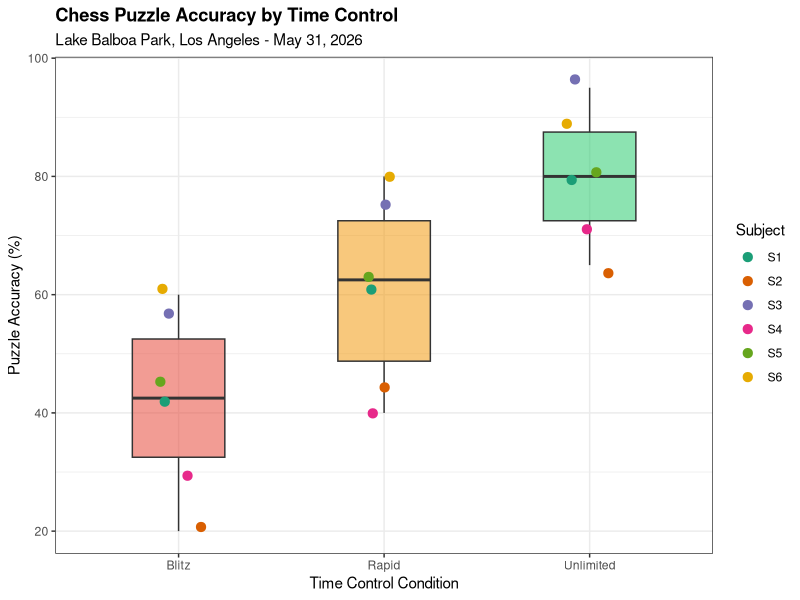
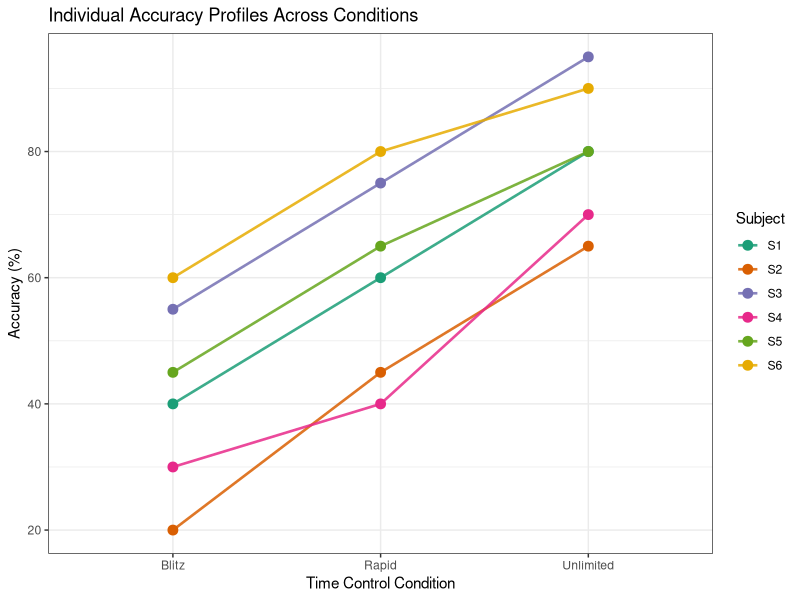
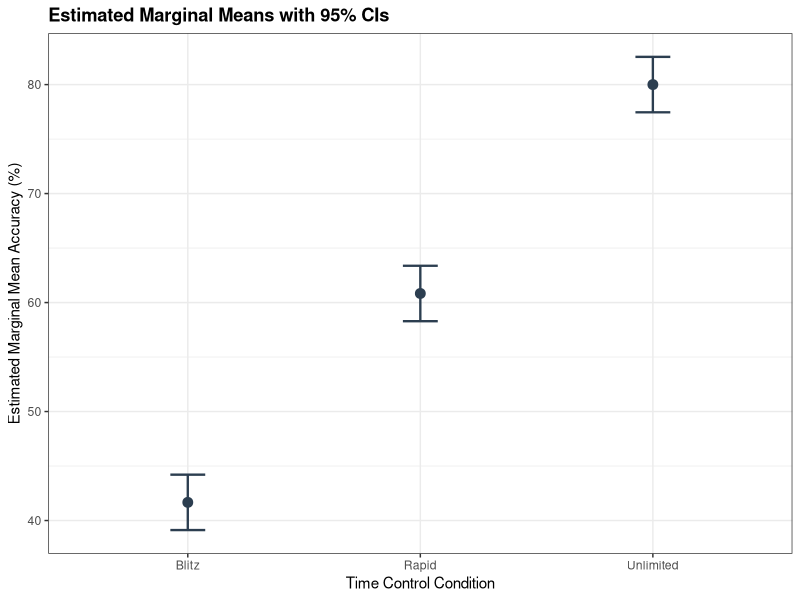
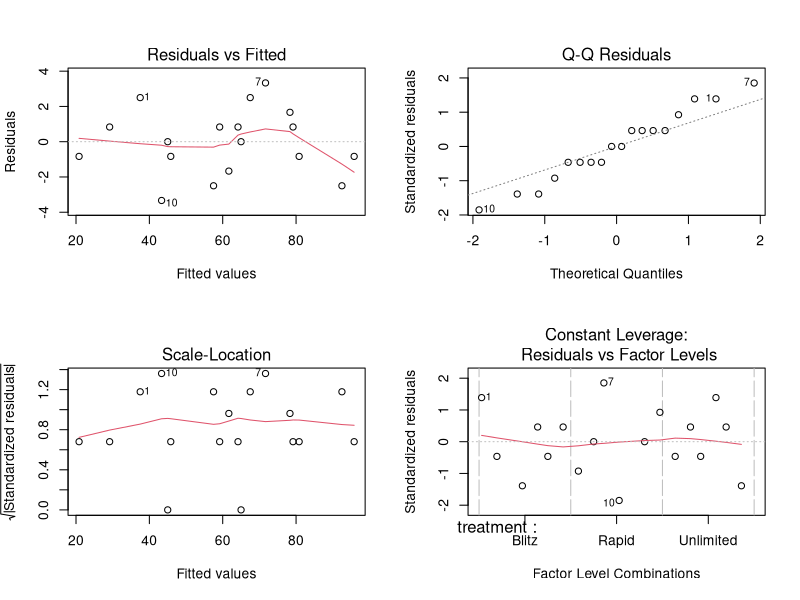

Source code (R) for these figures, in order:
## ---- chunk 1
#| include: false
library(tidyverse)
library(knitr)
library(kableExtra)
library(emmeans)
library(car)

knitr::opts_chunk$set(
  message = FALSE,
  warning = FALSE,
  error   = FALSE,
  fig.align = "center"
)
## ---- chunk 2
ls_df <- data.frame(
  `Subject Group` = c("S1, S2", "S3, S4", "S5, S6"),
  `Period 1` = c("Blitz",     "Rapid",     "Unlimited"),
  `Period 2` = c("Rapid",     "Unlimited", "Blitz"),
  `Period 3` = c("Unlimited", "Blitz",     "Rapid"),
  check.names = FALSE
)
kable(ls_df, booktabs = TRUE,
      caption = "Latin Square assignment of time control conditions across periods and subject groups.") |>
  kable_styling(latex_options = c("hold_position"), font_size = 10)
## ---- chunk 3
#| eval: true

# Power analysis for the RCBD design
# Using the F-test framework for balanced one-way ANOVA within blocks
sigma  <- 10          # within-subject SD (from pilot)
delta  <- 20          # minimum detectable difference
t_lvls <- 3           # number of treatments
n_blks <- 6           # number of blocks
df1    <- t_lvls - 1  # numerator df
df2    <- 8           # residual df after blocking

# Non-centrality parameter: lambda = n * sum(tau_i^2) / sigma^2
# For detecting a 20-point difference between the most extreme pair
# with tau = (-delta/2, 0, delta/2) relative to grand mean:
tau_vec <- c(-delta/2, 0, delta/2)
lambda  <- n_blks * sum(tau_vec^2) / sigma^2

# Power = P(F > F_crit | H_A)
f_crit <- qf(0.95, df1, df2)
power  <- 1 - pf(f_crit, df1, df2, ncp = lambda)
## ---- chunk 4
chess_data <- data.frame(
  subject = rep(paste0("S", 1:6), each = 3),
  period  = c(1, 2, 3,  1, 2, 3,  1, 2, 3,  1, 2, 3,  1, 2, 3,  1, 2, 3),
  treatment = c(
    "Blitz",     "Rapid",     "Unlimited",
    "Blitz",     "Rapid",     "Unlimited",
    "Rapid",     "Unlimited", "Blitz",
    "Rapid",     "Unlimited", "Blitz",
    "Unlimited", "Blitz",     "Rapid",
    "Unlimited", "Blitz",     "Rapid"
  ),
  accuracy = c(
    40, 60, 80,
    20, 45, 65,
    75, 95, 55,
    40, 70, 30,
    80, 45, 65,
    90, 60, 80
  ),
  skill_level = rep(
    c("Intermediate", "Beginner", "Advanced",
      "Beginner",     "Intermediate", "Advanced"),
    each = 3
  )
)

chess_data$treatment <- factor(chess_data$treatment,
                               levels = c("Blitz", "Rapid", "Unlimited"))
chess_data$subject   <- factor(chess_data$subject)
chess_data$period    <- factor(chess_data$period)
## ---- chunk 5
wide_data <- chess_data |>
  select(subject, skill_level, treatment, accuracy) |>
  pivot_wider(names_from = treatment, values_from = accuracy) |>
  rename(
    Subject        = subject,
    `Skill Level`  = skill_level,
    `Blitz (%)`    = Blitz,
    `Rapid (%)`    = Rapid,
    `Unlimited (%)` = Unlimited
  )

kable(
  wide_data,
  booktabs = TRUE,
  caption  = "Observed puzzle accuracy (\\%) by subject and time control condition."
) |>
  kable_styling(latex_options = "hold_position", font_size = 10)
## ---- chunk 6
summary_tbl <- chess_data |>
  group_by(Treatment = treatment) |>
  summarise(
    n    = n(),
    Mean = round(mean(accuracy), 1),
    SD   = round(sd(accuracy),   1),
    Min  = min(accuracy),
    Max  = max(accuracy),
    .groups = "drop"
  )

kable(
  summary_tbl,
  booktabs = TRUE,
  caption  = "Summary statistics (puzzle accuracy, \\%) by time control condition."
) |>
  kable_styling(latex_options = "hold_position", font_size = 10)
## ---- chunk 7
#| fig-cap: "Puzzle accuracy (%) by time control condition. Boxes show IQR and median; jittered points represent individual subjects colored by participant. The medians and distributions confirm a monotonic, substantial treatment effect across all three conditions."

ggplot(chess_data, aes(x = treatment, y = accuracy, fill = treatment)) +
  geom_boxplot(alpha = 0.55, width = 0.45, outlier.shape = NA) +
  geom_jitter(aes(color = subject), width = 0.12, size = 2.8) +
  scale_fill_manual(
    values = c("#E74C3C", "#F39C12", "#2ECC71"),
    guide  = "none"
  ) +
  scale_color_brewer(palette = "Dark2") +
  labs(
    x        = "Time Control Condition",
    y        = "Puzzle Accuracy (%)",
    color    = "Subject",
    title    = "Chess Puzzle Accuracy by Time Control",
    subtitle = "Lake Balboa Park, Los Angeles - May 31, 2026"
  ) +
  theme_bw(base_size = 11) +
  theme(plot.title = element_text(face = "bold"))
## ---- chunk 8
#| fig-cap: "Within-subject accuracy profiles across time control conditions. Each line represents one participant. The consistent upward trend with no crossover interactions supports the RCBD additivity assumption."

ggplot(chess_data,
       aes(x = treatment, y = accuracy, group = subject, color = subject)) +
  geom_line(linewidth = 0.9, alpha = 0.85) +
  geom_point(size = 3) +
  scale_color_brewer(palette = "Dark2") +
  labs(
    x     = "Time Control Condition",
    y     = "Accuracy (%)",
    color = "Subject",
    title = "Individual Accuracy Profiles Across Conditions"
  ) +
  theme_bw(base_size = 11)
## ---- chunk 9
model     <- lm(accuracy ~ treatment + subject + period, data = chess_data)
anova_tbl <- anova(model)

anov_df         <- as.data.frame(anova_tbl)
anov_df$Source   <- rownames(anov_df)
anov_df         <- anov_df[, c("Source", "Df", "Sum Sq", "Mean Sq", "F value", "Pr(>F)")]
anov_df[, 3:5]  <- lapply(anov_df[, 3:5], function(x) round(x, 2))
anov_df[, 6]    <- ifelse(anov_df[, 6] < 0.001, "< 0.001",
                           as.character(round(anov_df[, 6], 4)))

kable(
  anov_df,
  booktabs  = TRUE,
  col.names = c("Source", "df", "SS", "MS", "$F$", "$p$-value"),
  caption   = "ANOVA table for the Latin Square--RCBD model.",
  escape    = FALSE
) |>
  kable_styling(latex_options = "hold_position", font_size = 10) |>
  row_spec(1, bold = TRUE)
## ---- chunk 10
ss_treat <- anova_tbl["treatment", "Sum Sq"]
ss_resid <- anova_tbl["Residuals", "Sum Sq"]
eta_sq   <- ss_treat / (ss_treat + ss_resid)
## ---- chunk 11
emm       <- emmeans(model, ~ treatment)
pairs_tbl <- as.data.frame(pairs(emm, adjust = "tukey"))

pairs_tbl <- pairs_tbl |>
  select(contrast, estimate, SE, df, t.ratio, p.value) |>
  mutate(
    estimate = round(estimate, 2),
    SE       = round(SE, 3),
    t.ratio  = round(t.ratio, 3),
    p.value  = ifelse(p.value < 0.001, "< 0.001",
                      as.character(round(p.value, 4)))
  )

kable(
  pairs_tbl,
  booktabs  = TRUE,
  col.names = c("Comparison", "Estimate", "SE", "df", "$t$", "Adj.\\ $p$-value"),
  caption   = "Tukey HSD pairwise comparisons of estimated marginal means (puzzle accuracy, \\%).",
  escape    = FALSE
) |>
  kable_styling(latex_options = "hold_position", font_size = 10)
## ---- chunk 12
#| fig-cap: "Estimated marginal means with 95% confidence intervals for each time control condition. Non-overlapping intervals confirm the significance of all pairwise differences."

emm_df <- as.data.frame(emm)
ggplot(emm_df, aes(x = treatment, y = emmean)) +
  geom_point(size = 3, color = "#2C3E50") +
  geom_errorbar(aes(ymin = lower.CL, ymax = upper.CL),
                width = 0.15, linewidth = 0.8, color = "#2C3E50") +
  labs(
    x     = "Time Control Condition",
    y     = "Estimated Marginal Mean Accuracy (%)",
    title = "Estimated Marginal Means with 95% CIs"
  ) +
  theme_bw(base_size = 11) +
  theme(plot.title = element_text(face = "bold"))
## ---- chunk 13
#| fig-cap: "Residual diagnostic plots for the fitted RCBD model. No severe violations of model assumptions are evident."

par(mfrow = c(2, 2))
plot(model)
par(mfrow = c(1, 1))
## ---- chunk 14
shap <- shapiro.test(resid(model))
## ---- chunk 15
lev <- car::leveneTest(accuracy ~ treatment, data = chess_data)
lev_p <- lev$`Pr(>F)`[1]
